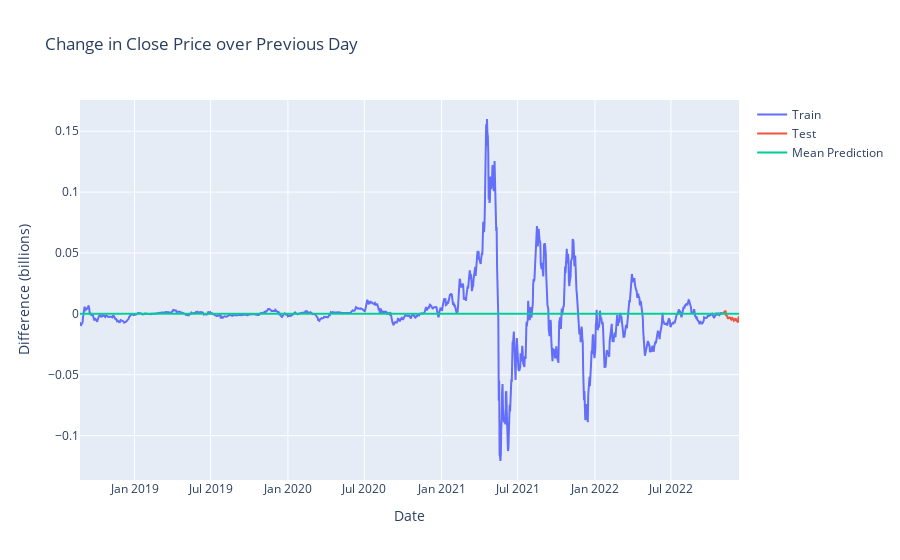

The cell this chart's notebook holds for it:
### Code cell
fig = go.Figure()
fig.add_trace(go.Scatter(x=train.index, y=train, mode='lines', name="Train"))
fig.add_trace(go.Scatter(x=test.index, y=test, mode='lines', name="Test"))
fig.add_trace(go.Scatter(x=predictions.index, y=predictions, mode='lines', name="Mean Prediction"))

fig.update_layout(
    yaxis_title="Difference (billions)", 
    xaxis_title="Date",
    title="Change in Close Price over Previous Day"
)
fig.show()

### Figure 1 — Plotly figure (JSON) as saved in the notebook; plotly's stock layout.template omitted (floating-point values rounded to 4 significant figures; data arrays with more than 128 entries replaced by an {"elided": "..."} marker saying what was removed)
{"data": [{"mode": "lines", "name": "Train", "type": "scatter", "x": {"elided": "1531 str values"}, "y": {"elided": "1531 float values"}}, {"mode": "lines", "name": "Test", "type": "scatter", "x": ["2022-11-02T00:00:00", "2022-11-03T00:00:00", "2022-11-04T00:00:00", "2022-11-05T00:00:00", "2022-11-06T00:00:00", "2022-11-07T00:00:00", "2022-11-08T00:00:00", "2022-11-09T00:00:00", "2022-11-10T00:00:00", "2022-11-11T00:00:00", "2022-11-12T00:00:00", "2022-11-13T00:00:00", "2022-11-14T00:00:00", "2022-11-15T00:00:00", "2022-11-16T00:00:00", "2022-11-17T00:00:00", "2022-11-18T00:00:00", "2022-11-19T00:00:00", "2022-11-20T00:00:00", "2022-11-21T00:00:00", "2022-11-22T00:00:00", "2022-11-23T00:00:00", "2022-11-24T00:00:00", "2022-11-25T00:00:00", "2022-11-26T00:00:00", "2022-11-27T00:00:00", "2022-11-28T00:00:00", "2022-11-29T00:00:00", "2022-11-30T00:00:00", "2022-12-01T00:00:00", "2022-12-02T00:00:00", "2022-12-03T00:00:00", "2022-12-04T00:00:00", "2022-12-05T00:00:00", "2022-12-06T00:00:00", "2022-12-07T00:00:00", "2022-12-08T00:00:00", "2022-12-09T00:00:00", "2022-12-10T00:00:00"], "y": [0.0003337, -0.0001204, 0.001073, 0.001833, 0.00248, 0.002537, 0.002627, -0.00115, -0.001377, -0.001305, -0.001921, -0.003346, -0.00399, -0.003359, -0.003059, -0.003568, -0.00336, -0.003197, -0.003186, -0.004533, -0.004765, -0.003927, -0.003596, -0.00431, -0.004295, -0.004073, -0.005587, -0.005437, -0.004686, -0.00468, -0.004186, -0.004325, -0.005576, -0.006238, -0.006575, -0.0069, -0.006925, -0.003041, -0.002045]}, {"mode": "lines", "name": "Mean Prediction", "type": "scatter", "x": {"elided": "1570 str values"}, "y": {"elided": "1570 float values"}}], "layout": {"title": {"text": "Change in Close Price over Previous Day"}, "xaxis": {"title": {"text": "Date"}}, "yaxis": {"title": {"text": "Difference (billions)"}}}}
